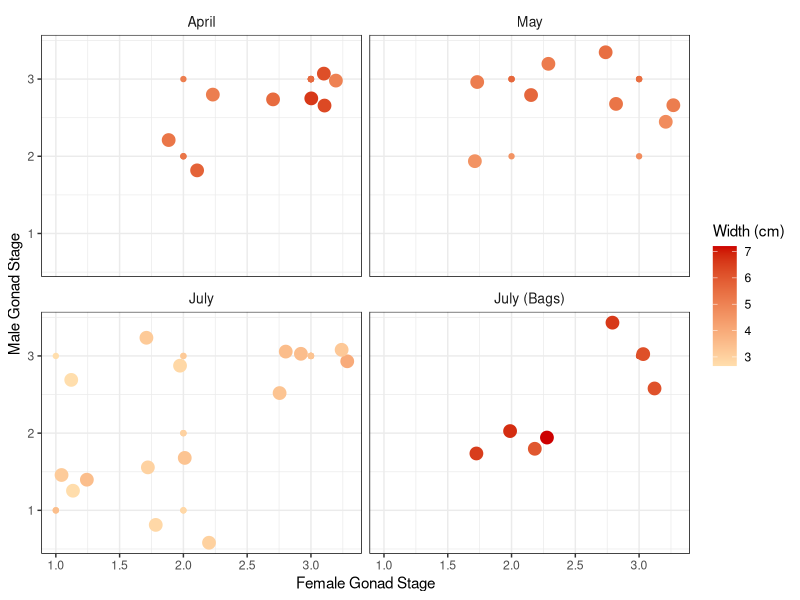
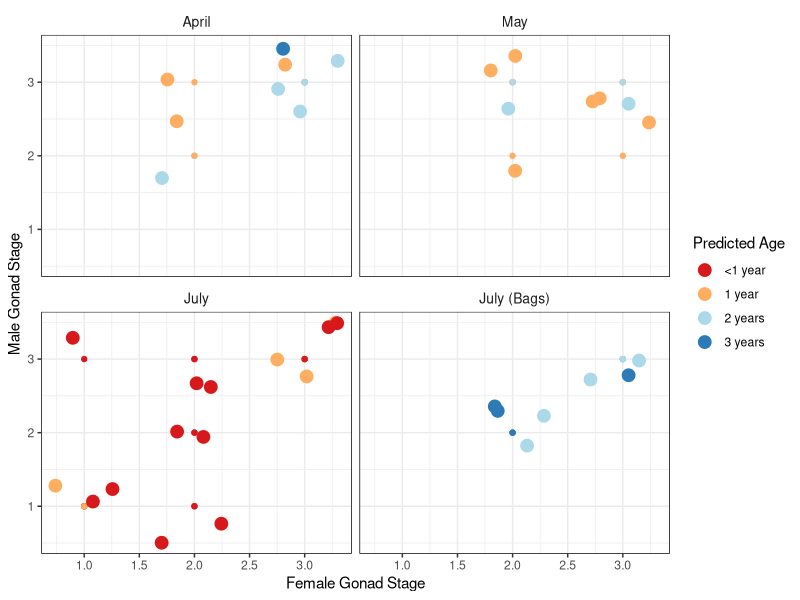
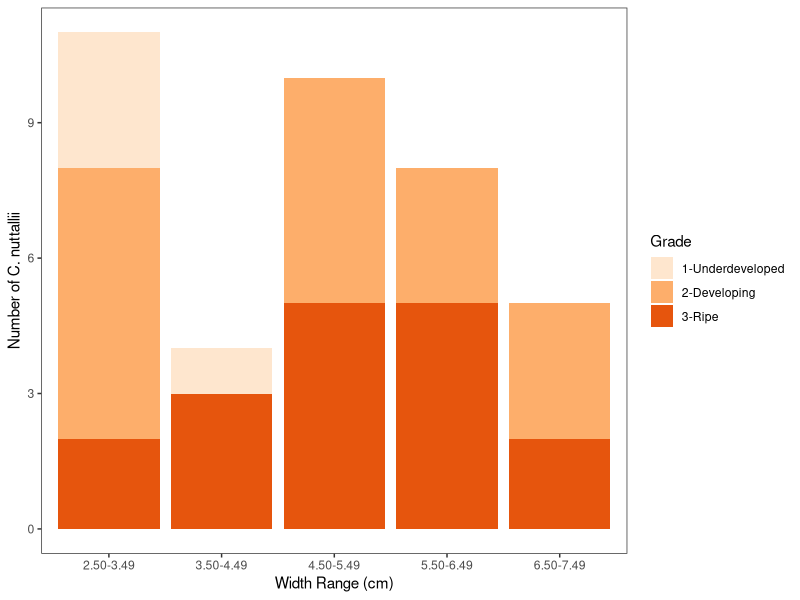

Reproduce these figures in R, in order.
## ---- chunk 1
library(tidyverse)
library(MASS)
## ---- chunk 2
CockleData <- read.csv("../data/CockleData.csv")
## ---- chunk 3
kruskal.test(CockleData$`Female.Gonad.Grade`~CockleData$Date)
## ---- chunk 4
kruskal.test(CockleData$`Male.Grade`~CockleData$Date)
## ---- chunk 5
summary(polr(as.factor(CockleData$`Female.Gonad.Grade`)~CockleData$`Width..cm.`+CockleData$`Height..cm.`,Hess=TRUE))

ctableF <-coef(summary(polr(as.factor(CockleData$`Female.Gonad.Grade`)~CockleData$`Width..cm.`+ CockleData$`Height..cm.`,Hess=TRUE)))

p <- pnorm(abs(ctableF[, "t value"]), lower.tail = FALSE) * 2

(ctableF <- cbind(ctableF, "p value" =p))
## ---- chunk 6

CockleData$Date <- factor(CockleData$Date, levels = c("April", "May", "July", "July (Bags)"))

ggplot(CockleData, aes(x=`Female.Gonad.Stage`, y=`Male.Gonad.Stage`, color=`Width..cm.`)) +
  geom_point()+facet_wrap(~Date) +
  geom_jitter(size=4, width =0.3, height =0.5) +
  xlab("Female Gonad Stage") +
  ylab("Male Gonad Stage") +
  labs(color="Width (cm)") +
  scale_color_gradient(low="navajowhite1",high="red3") +
  theme(strip.background = element_rect( fill="white"),panel.background = element_rect(fill="white"),panel.grid.major = element_line("gray92"),panel.grid.minor = element_line("gray92"),panel.border = element_rect("black",size=0.5,fill=NA), strip.text=element_text(size=10))
## ---- chunk 7
ggplot(CockleData, aes(x=`Female.Gonad.Stage`, y=`Male.Gonad.Stage`, color=`Predicted.Age`)) +geom_point()+facet_wrap(~Date)+geom_jitter(size=4, width =0.3, height =0.5)+xlab("Female Gonad Stage")+ylab("Male Gonad Stage")+labs(color="Predicted Age")+theme(strip.background = element_rect( fill="white"),panel.background = element_rect(fill="white"), panel.grid.major = element_line("gray92"), panel.grid.minor = element_line("gray92"),
panel.border = element_rect("black",size=0.5,fill=NA),strip.text=element_text(size=10)) + scale_colour_brewer(palette="RdYlBu") 
## ---- chunk 8
SizeRange_FemaleGrade <- read.csv("../data/SizeRange_FemaleGrade.csv")
## ---- chunk 9
ggplot(SizeRange_FemaleGrade, aes(fill=Grade, x=`Width.range..cm.`,y=`Number.of.C..nuttallii`))+xlab("Width Range (cm)")+ylab("Number of C. nuttallii")+geom_bar(stat="identity")+scale_fill_brewer(palette="Oranges")+theme_bw()+theme(panel.grid.major = element_blank(),
panel.grid.minor = element_blank())
